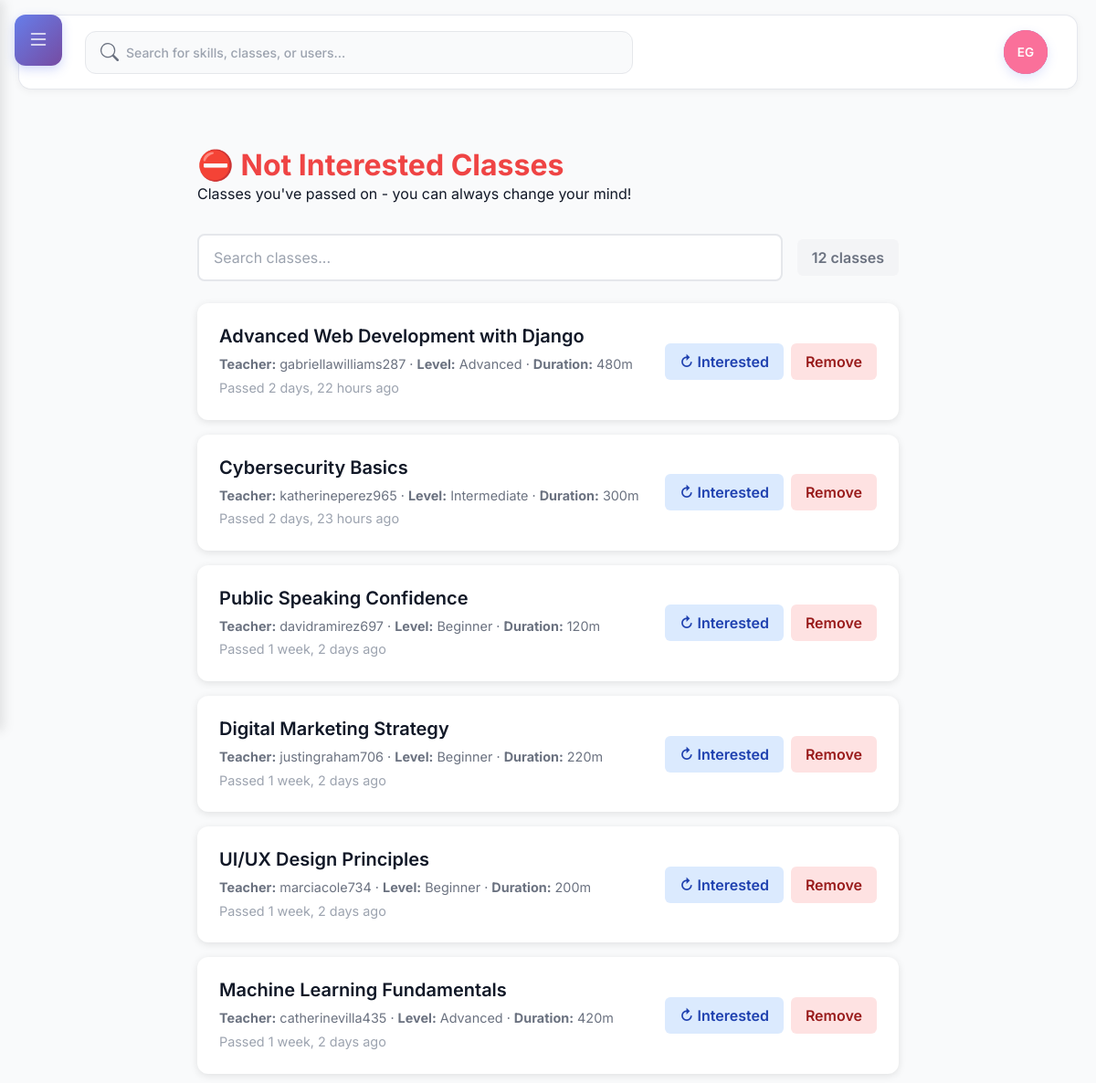
The app's page /swipe/blacklist/ (signed in, upper part), older data.
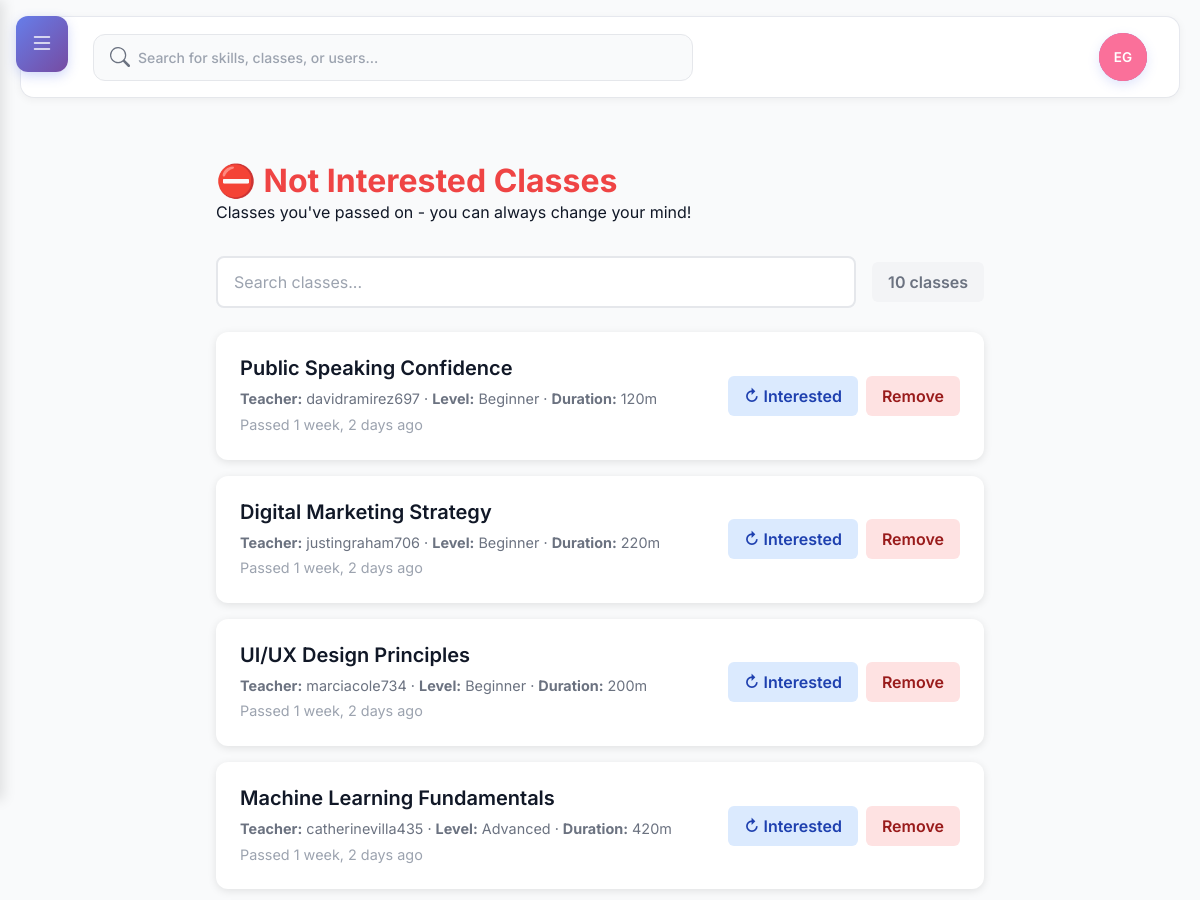
The same page, newer data.
### skills/models.py (models this page shows, shortened)
class SwipeAction(models.Model):
    SWIPE_RIGHT = 'right'  # Whitelist
    SWIPE_LEFT = 'left'    # Blacklist
    SWIPE_CHOICES = [
        (SWIPE_RIGHT, 'Interested'),
        (SWIPE_LEFT, 'Not Interested'),
    ]
    user = models.ForeignKey(
        settings.AUTH_USER_MODEL,
        on_delete=models.CASCADE,
        related_name='swipe_actions'
    )
    teaching_class = models.ForeignKey(
        'TeachingClass',
        on_delete=models.CASCADE,
        related_name='swipe_actions'
    )
    action = models.CharField(
        max_length=10,
        choices=SWIPE_CHOICES
    )
    created_at = models.DateTimeField(auto_now_add=True)
    class Meta:
        unique_together = ['user', 'teaching_class']
        ordering = ['-created_at']

class TeachingClass(models.Model):
    BEGINNER = 'beginner'
    INTERMEDIATE = 'intermediate'
    ADVANCED = 'advanced'
    DIFFICULTY_CHOICES = [
        (BEGINNER, 'Beginner'),
        (INTERMEDIATE, 'Intermediate'),
        (ADVANCED, 'Advanced'),
    ]
    title = models.CharField(max_length=200)
    slug = models.SlugField(max_length=220, unique=True)
    short_description = models.CharField(max_length=300, blank=True)
    full_description = models.TextField(blank=True)
    difficulty = models.CharField(max_length=20, choices=DIFFICULTY_CHOICES, default=BEGINNER)
    duration_minutes = models.PositiveIntegerField(default=0)
    price_cents = models.PositiveIntegerField(default=0, help_text='Price in cents (e.g., 1999 = $19.99)')
    is_tradeable = models.BooleanField(default=False)
    trade_notes = models.CharField(max_length=200, blank=True)
    intro_video = models.FileField(upload_to='class_intros/', blank=True, null=True)
    thumbnail = models.ImageField(upload_to='class_thumbs/', blank=True, null=True)
    is_published = models.BooleanField(default=True)
    avg_rating = models.DecimalField(max_digits=3, decimal_places=2, default=0)
    reviews_count = models.PositiveIntegerField(default=0)
    created_at = models.DateTimeField(auto_now_add=True)
    updated_at = models.DateTimeField(auto_now=True)
    teacher = models.ForeignKey(settings.AUTH_USER_MODEL, on_delete=models.CASCADE, related_name='teaching_classes')
    class Meta:
        ordering = ['-created_at']

### core/views.py (the view)
# urls.py: path('swipe/blacklist/', views.view_blacklist, name='blacklist'),
@login_required
def view_blacklist(request):
    blacklist = SwipeAction.objects.filter(
        user=request.user,
        action=SwipeAction.SWIPE_LEFT
    ).select_related('teaching_class', 'teaching_class__teacher').prefetch_related('teaching_class__topics')
    return render(request, 'core/blacklist.html', {'blacklist': blacklist})

### skills/templatetags/skills_tags.py (called while the page is built)
@register.simple_tag(takes_context=True)
def pending_trade_offers_count(context):
    request = context.get('request')
    if not request or not request.user.is_authenticated:
        return 0
    return ClassTradeOffer.objects.filter(
        receiver=request.user,
        status=ClassTradeOffer.PENDING
    ).count()

### users/context_processors.py (called while the page is built)
def recaptcha_site_key(request):
    return {
        'RECAPTCHA_SITE_KEY': getattr(settings, 'RECAPTCHA_SITE_KEY', '')
    }

def unread_messages_count(request):
    unread_count = 0
    if request.user.is_authenticated:
        from chat.models import MessageStatus
        unread_count = MessageStatus.objects.filter(
            user=request.user,
            is_read=False
        ).exclude(
            message__sender=request.user
        ).count()
    return {
        'unread_messages_count': unread_count
    }

### users/templatetags/user_tags.py (called while the page is built)
def get_avatar_color(user):
    hash_value = int(hashlib.md5(user.username.encode()).hexdigest(), 16)
    color_index = hash_value % len(AVATAR_COLORS)
    return AVATAR_COLORS[color_index]

### core/templates/core/blacklist.html (shortened to what this page needs)
{% extends 'base.html' %}
{% block content %}
<div class="list-container">
    <div class="list-header">
        <h1>⛔ Not Interested Classes</h1>
        <p>Classes you've passed on - you can always change your mind!</p>
    </div>
    {% if blacklist %}
    <div class="filter-section">
        <div class="search-box">
            <input type="text" id="search-input" placeholder="Search classes..." autocomplete="off">
        </div>
        <div class="results-count">
            <span id="results-count">{{ blacklist|length }}</span> class{{ blacklist|length|pluralize:"es" }}
        </div>
    </div>
    <div class="skill-list" id="skill-list">
        {% for swipe in blacklist %}
        <div class="skill-item"
             data-class-id="{{ swipe.teaching_class.id }}"
             data-class-name="{{ swipe.teaching_class.title|lower }}">
            <div class="skill-info">
                <h3>
                    <a href="{% url 'skills:class_detail' swipe.teaching_class.slug %}" style="text-decoration: none; color: inherit;">
                        {{ swipe.teaching_class.title }}
                    </a>
                </h3>
                <p style="color: #6b7280; margin: 0.25rem 0;">
                    <strong>Teacher:</strong> {{ swipe.teaching_class.teacher.username }} ·
                    <strong>Level:</strong> {{ swipe.teaching_class.get_difficulty_display }} ·
                    <strong>Duration:</strong> {{ swipe.teaching_class.duration_minutes }}m
                </p>
                <p style="color: #9ca3af; font-size: 0.9rem; margin-top: 0.25rem;">Passed {{ swipe.created_at|timesince }} ago</p>
            </div>
            <div class="skill-actions">
                <button class="btn-undo" data-class-id="{{ swipe.teaching_class.id }}" data-action="right">
                    ↻ Interested
                </button>
                <button class="btn-remove" data-class-id="{{ swipe.teaching_class.id }}">
                    Remove
                </button>
            </div>
        </div>
        {% endfor %}
    </div>
    {% endif %}
</div>
{% endblock %}

Row changes from the older to the newer data that the page shows:
removed SwipeAction: teaching_class "Advanced Web Development with Django", teaching_class.teacher.username "gabriellawilliams287", teaching_class.difficulty "Advanced", teaching_class.duration_minutes "480", created_at "2 days, 22 hours"
removed SwipeAction: teaching_class "Cybersecurity Basics", teaching_class.teacher.username "katherineperez965", teaching_class.difficulty "Intermediate", teaching_class.duration_minutes "300", created_at "2 days, 23 hours"
Text that changed along with them:
{{ blacklist|length }}: "12" → "10"
